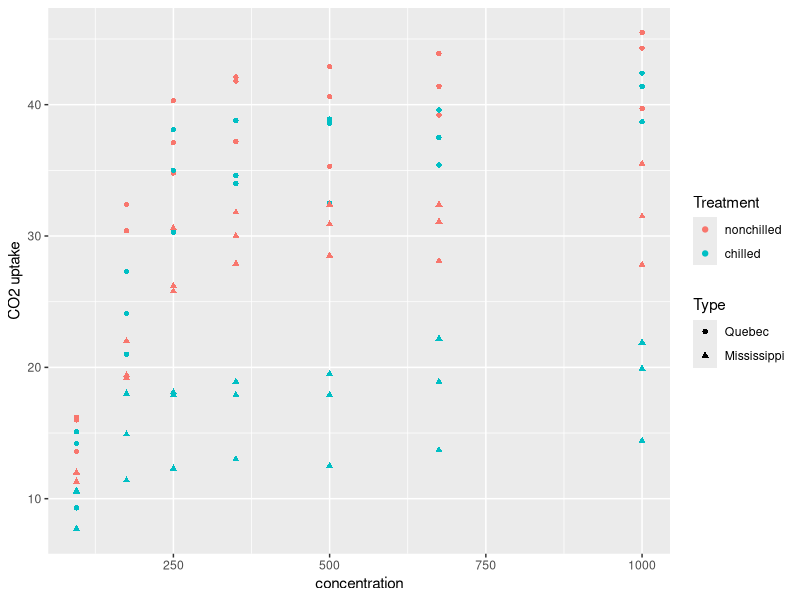
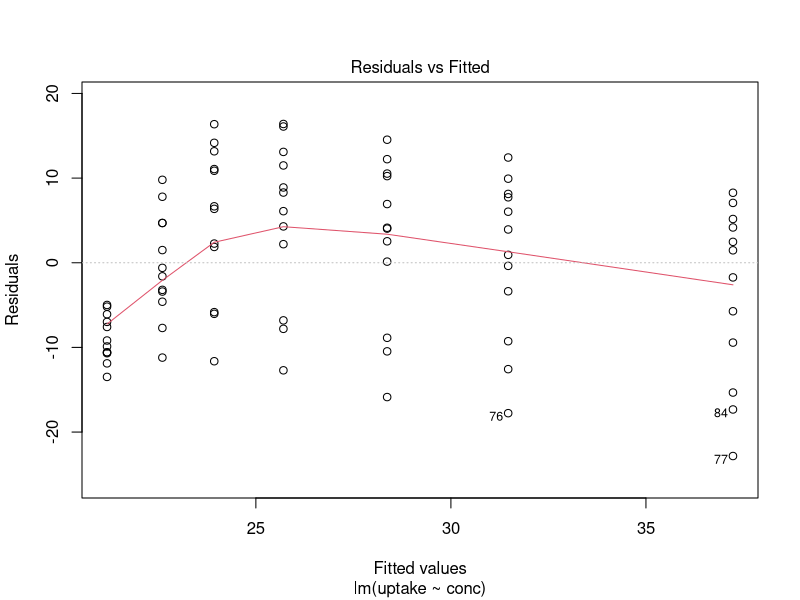
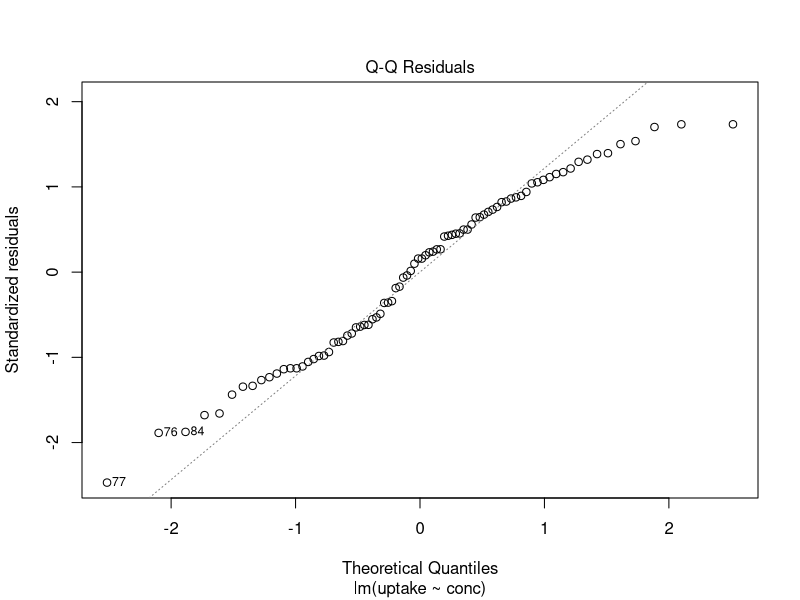
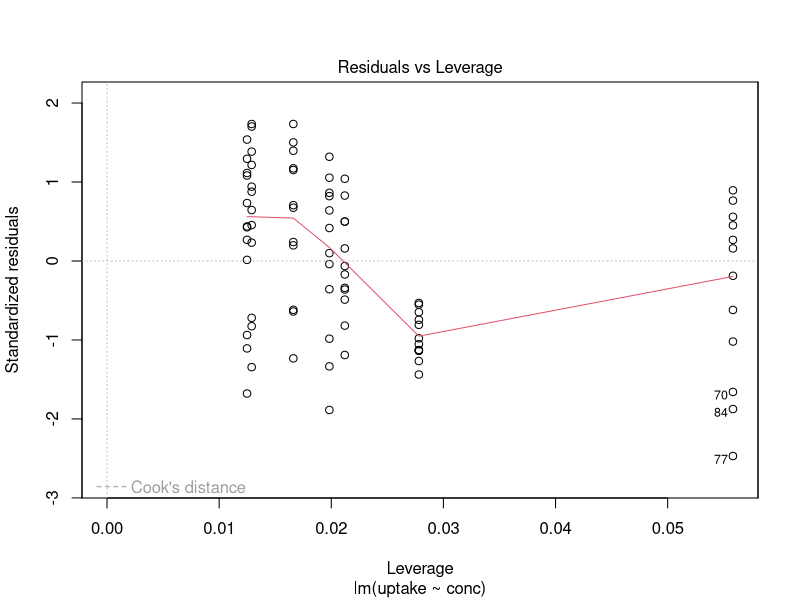
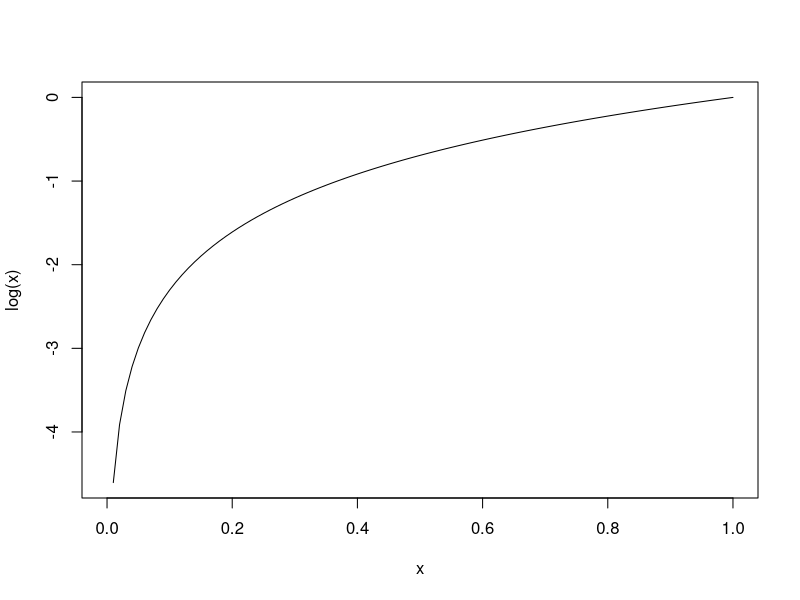

Here is the R script that generated these plots, in order:
## ---- chunk 1
# load necessary packages
library(ggplot2)
## ---- chunk 2
?CO2
CO2 #afterwards trying to predict the uptake
## ---- chunk 3
ggplot(data = CO2) + 
         geom_point(aes(
           x= conc, 
           y= uptake,
           color = Treatment,
           shape = Type
         )) + 
         labs(x = "concentration", y = "CO2 uptake") 
## ---- chunk 4
summary(CO2)
## ---- chunk 5
mod_linear <- lm(uptake ~ conc, data = CO2)
summary(mod_linear)
# R squared should be as close to 1 as possible, means the model performs good if higher
## ---- chunk 6
plot(mod_linear, 1) # as close to the horizontal line as possible would be best
plot(mod_linear, 2) # qq-plot
plot(mod_linear, 5) # looking at outliers
## ---- chunk 7
curve(log) # better for this data
mod_log <- lm(uptake ~log(conc), data = CO2)
summary(mod_log)
## ---- chunk 8
mod_cat <- lm(uptake ~log(conc) + Treatment, data = CO2)
summary(mod_cat)
## ---- chunk 9
#adjusted r squared is better. Therefore a better adjusted r squared is best (it is more generalizable in the end)
